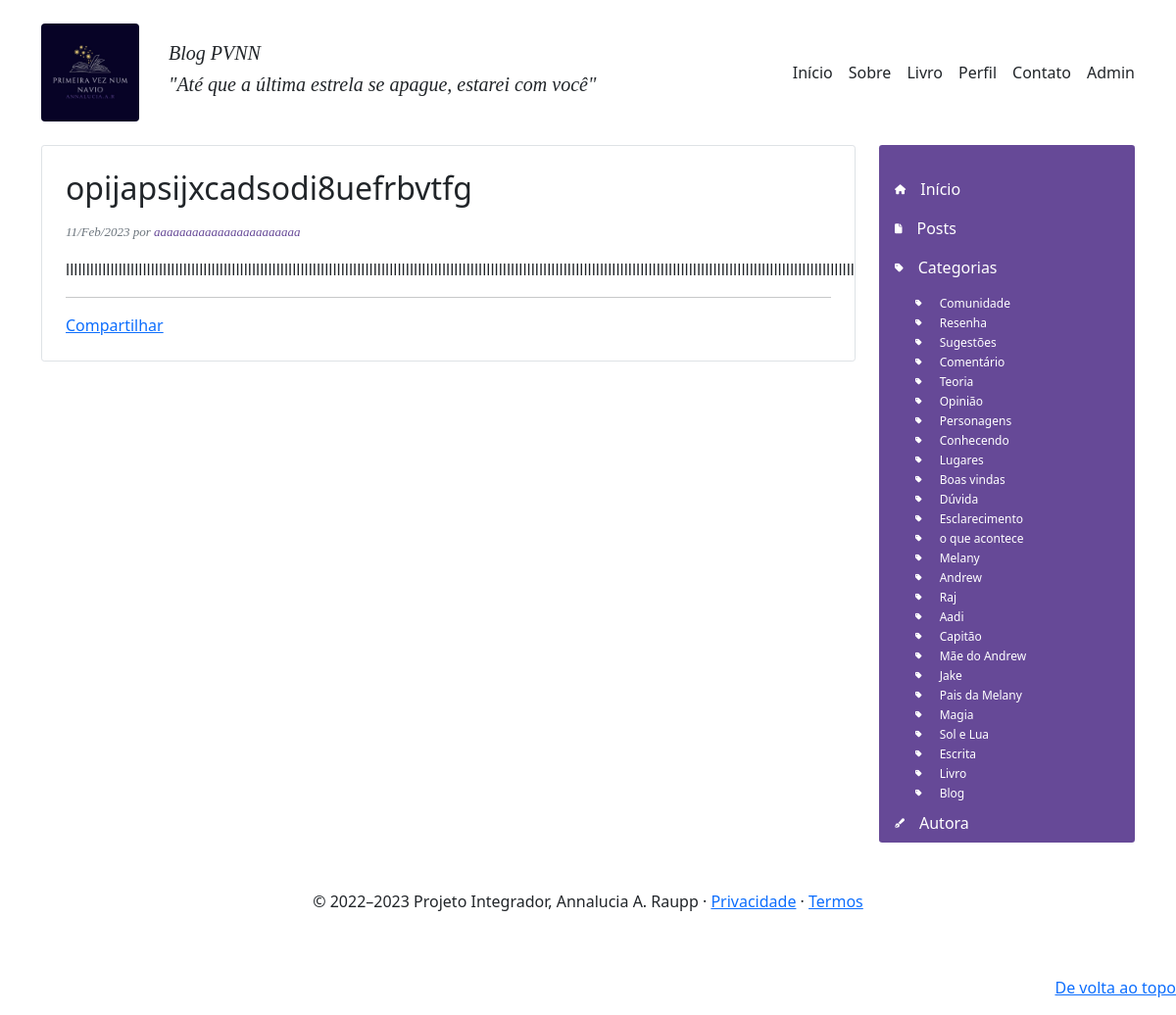
The page /app/controllers/BlogController.php?action=page_post&id_param=9 on the database its author committed.
### tables this page shows
CREATE TABLE `postagens` (
  `idPosts` int(4) NOT NULL,
  `titulo` text NOT NULL,
  `autor` varchar(50) DEFAULT NULL,
  `resumo` tinytext NOT NULL,
  `texto` longtext,
  `data` datetime NOT NULL DEFAULT CURRENT_TIMESTAMP,
  `idCategoria` int(11) NOT NULL
);

CREATE TABLE `categorias` (
  `idCategory` int(4) NOT NULL,
  `tag` varchar(45) NOT NULL
);

### app/repository/PostsRepository.php (called while the page is built, shortened)
<?php
    require_once __DIR__ . "/../connection/Connection.php";
    require_once __DIR__ . "/../models/PostsModel.php";
    class PostsRepository {
        public $conn;
        function __construct()
        {
            $this->conn = Connection::getConnection();
        }
        public function findPostById(int $id) {
            $query = "SELECT * FROM postagens WHERE idPosts = ?";
            $prepare = $this->conn->prepare($query);
            $prepare->bindParam(1, $id, PDO::PARAM_INT);
            if($prepare->execute()){
                $posts = $prepare->fetchObject("PostsModel");
            } else {
                $posts = null;
            }
            return $posts;
        }
    }

### app/connection/Connection.php (called while the page is built)
<?php
class Connection {
    private static $host = "localhost";
    private static $dbname = "pvnn";
    private static $user = "root";
    private static $password = "";
    private static $conn = null;
    public static function getConnection(): PDO {
        if(self::$conn == null) {
            try {
                self::$conn = new PDO("mysql:host=" . self::$host . ";charset=utf8;dbname=" . self::$dbname,
                self::$user,
                self::$password);
                self::$conn->setAttribute(PDO::ATTR_ERRMODE, PDO::ERRMODE_EXCEPTION);
            } catch(Exception $e) {
                print("Erro ao conectar com o banco de dados");
            }
        }
        return self::$conn;
    }
}

### app/models/PostsModel.php (called while the page is built, shortened)
<?php
class PostsModel {
	private $autor;
	private $titulo;
	private $texto;
	private $data;
	public function getAutor(): string{
		return $this->autor;
	}
	public function getTitulo(): string{
		return $this->titulo;
	}
	public function getTexto(): string{
		return $this->texto;
	}
	public function getData(): string{
		return $this->data;
	}
}

### app/repository/CategoryRepository.php (called while the page is built, shortened)
<?php
    require_once __DIR__ . "/../connection/Connection.php";
    class CategoryRepository {
        public $conn;
        function __construct()
        {
            $this->conn = Connection::getConnection();
        }
        public function findAll(): array {
            $table = $this->conn->query("SELECT * FROM categorias");
            $categorias  = $table->fetchAll(PDO::FETCH_ASSOC);
            return $categorias;
        }
    }

### app/views/blog/menu_lateral.php (the view)
<div class="col-3">
  <nav class="menu-lateral rounded-1">
    <div class="pt-6">
      <ul class="nav column">
        <li class="nav-item">
          <a class="nav-link active" href="<?= $data['base_path']?>">
            <i class="fa-solid fa-house fa-2xs"></i>Início
          </a>
        </li>
        <li class="nav-item">
          <a class="nav-link active" href="<?= $data['base_path']?>/app/controllers/BlogController.php?action=page_posts">
            <i class="fa-solid fa-file fa-2xs"></i>Posts
          </a>
        </li>
        <li class="nav-item">
          <a class="nav-link active" href="#">
            <i class="fa-solid fa-tag fa-2xs"></i>Categorias
            <ul class="sublist">
              <?php foreach($data['categories'] as $category): ?>
                <li>
                    <a href="<?= $data['base_path']?>/app/controllers/BlogController.php?action=page_posts_category&category=<?= $category['tag']?>">
                      <i class="fa-solid fa-tag fa-2xs"></i> <?= $category['tag'] ?>
                    </a>
                </li>
              <?php endforeach; ?>
            </ul>
          </a>
        </li>
        <li class="nav-item">
          <a class="nav-link active" href="<?= $data['base_path']?>/app/controllers/BlogController.php?action=page_autora">
            <i class="fa-solid fa-pen-fancy fa-2xs"></i>Autora
          </a>
        </li>
      </ul>
    </div>
  </nav>
</div>

### app/views/blog/post.php (shortened to what this page needs)
<?php include "header.php"; ?>
<div id="post" class="container ">
  <div class="row">
    <div class="main-content col-9">
      <div class="border p-4 rounded-1">
        <h2><?= $data['post']->getTitulo(); ?></h2>
        <?php $dataFormatada = new DateTime($data['post']->getData()); ?>
        <p class="data-autor mb-3 mt-3 text-muted">
                <?= $dataFormatada->format('d/M/Y'); ?> por
                <a href="#" class="data-autor"><?= $data['post']->getAutor() ?></a>
        </p>
        <div class="conteudo-post">
          <?= $data['post']->getTexto(); ?>
        </div>
        <hr />
        <div class="fb-share-button" data-href="https://developers.facebook.com/docs/plugins/" data-layout="button_count" data-size="small"><a target="_blank" href="https://www.facebook.com/sharer/sharer.php?u=https%3A%2F%2Fdevelopers.facebook.com%2Fdocs%2Fplugins%2F&amp;src=sdkpreparse" class="fb-xfbml-parse-ignore">Compartilhar</a></div>
      </div>
    </div>
    <?php include "menu_lateral.php"; ?>
  </div>
</div>
<?php include "footer.php"; ?>

### public/assets/styles/blog.css (style rules this page uses)
.blog-post .data-autor, #post .data-autor { font-family: 'Times New Roman', Times, serif; font-size: 13px; font-style: italic; text-decoration: none; color: #664997; }
.menu-lateral { min-height: 400px; padding-top: 25px; background-color: #664997; }
.menu-lateral .nav-item { display: block; width: 100%; }
.menu-lateral .nav-item i { display: inline; margin-right: 15px; }
.menu-lateral .nav-item a { color: #fff; }
.sublist { margin-top: -25px; }
.sublist li { list-style: none; margin-left: 5px; font-size: 12px; line-height: 20px; color: #eee; }
.sublist li a { text-decoration: none; }

### rows shown on the page
postagens: titulo "opijapsijxcadsodi8uefrbvtfg", data "11/Feb/2023", autor "aaaaaaaaaaaaaaaaaaaaaaa", texto "lllllllllllllllllllllllllllllllllllllllllllllllllllllllllllllllllllllllllllllllllllllllllllllllllllllllllllllllllllllllllllllllllllllllllllllllllllllllllllllllllllllllllllllllllllllllllllllllllll"
categorias: tag "Comunidade"
categorias: tag "Resenha"
categorias: tag "Sugestões"
categorias: tag "Comentário"
categorias: tag "Teoria"
categorias: tag "Opinião"
categorias: tag "Personagens"
categorias: tag "Conhecendo"
categorias: tag "Lugares"
categorias: tag "Boas vindas"
categorias: tag "Dúvida"
categorias: tag "Esclarecimento"
categorias: tag "o que acontece"
categorias: tag "Melany"
categorias: tag "Andrew"
categorias: tag "Raj"
categorias: tag "Aadi"
categorias: tag "Capitão"
categorias: tag "Mãe do Andrew"
categorias: tag "Jake"
categorias: tag "Pais da Melany"
categorias: tag "Magia"
categorias: tag "Sol e Lua"
categorias: tag "Escrita"
categorias: tag "Livro"
categorias: tag "Blog"
